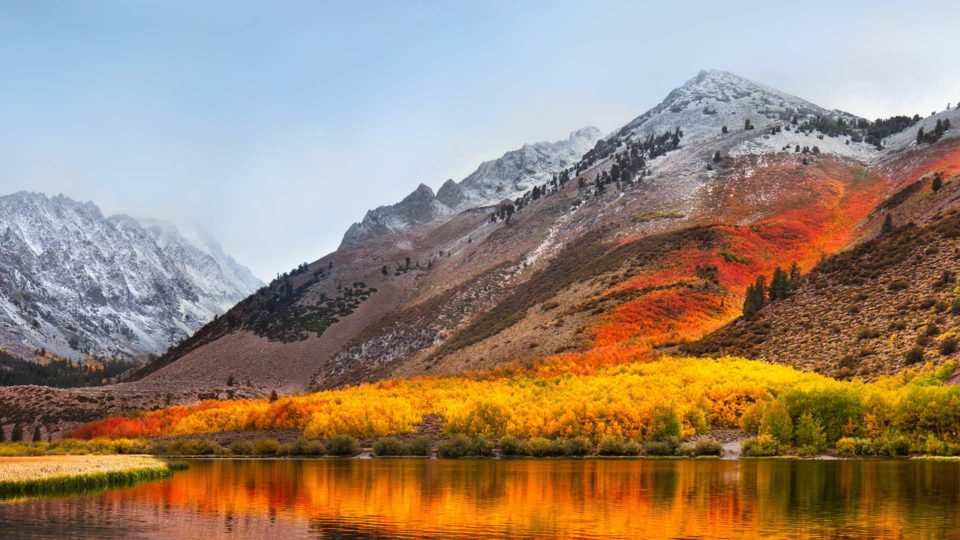
#> input picture inversion/photo.jpg, 960 x 540 px
$ jupyter execute --allow-errors train.ipynb   (shell and % lines are left out)   (older library calls are emulated)
#> lines starting #> are read from the running program, lines starting #| are printed output that depends on the picture
### inversion/instaFilters.py
import numpy as np
import skimage
from skimage import io, filters


# [5 lines left out: function channel_adjust, not called in this run]

def split_image_into_channels(image):
    """Look at each image separately"""
    red_channel = image[:, :, 0]
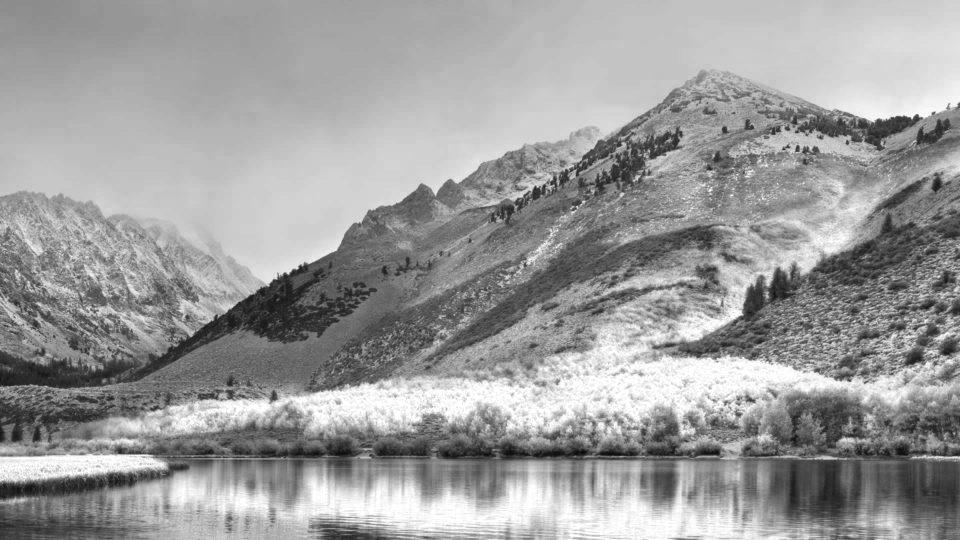
#> red_channel: shape (540, 960) float64; min 0.0235, max 1, mean 0.612
    green_channel = image[:, :, 1]
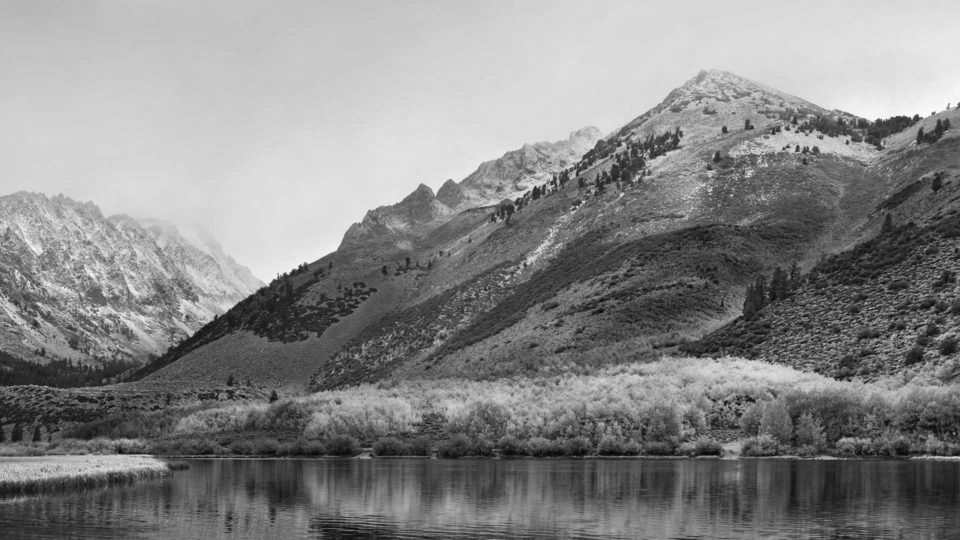
#> green_channel: shape (540, 960) float64; min 0, max 1, mean 0.529
    blue_channel = image[:, :, 2]
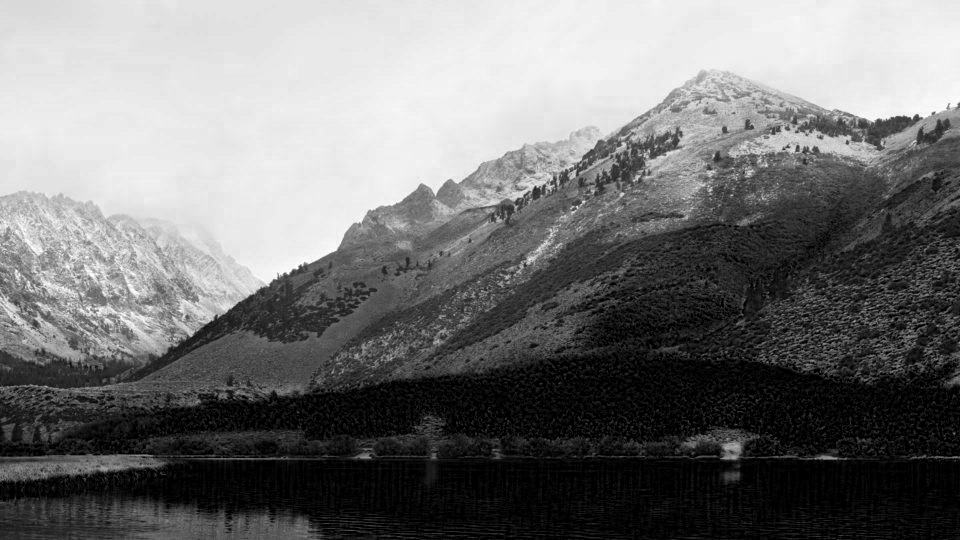
#> blue_channel: shape (540, 960) float64; min 0, max 1, mean 0.453
    return red_channel, green_channel, blue_channel


def merge_channels(red, green, blue):
    """Merge channels back into an image"""
    return np.stack([red, green, blue], axis=2)


# [5 lines left out: function sharpen, not called in this run]


def channel_adjust(channel, values):
    # preserve the original size, so we can reconstruct at the end
    orig_size = channel.shape
#> orig_size = (540, 960)
    # flatten the image into a single array
    flat_channel = channel.flatten()

    # this magical numpy function takes the values in flat_channel
    # and maps it from its range in [0, 1] to its new squeezed and
    # stretched range
    adjusted = np.interp(flat_channel, np.linspace(0, 1, len(values)), values)

    # put back into the original image shape
    return adjusted.reshape(orig_size)
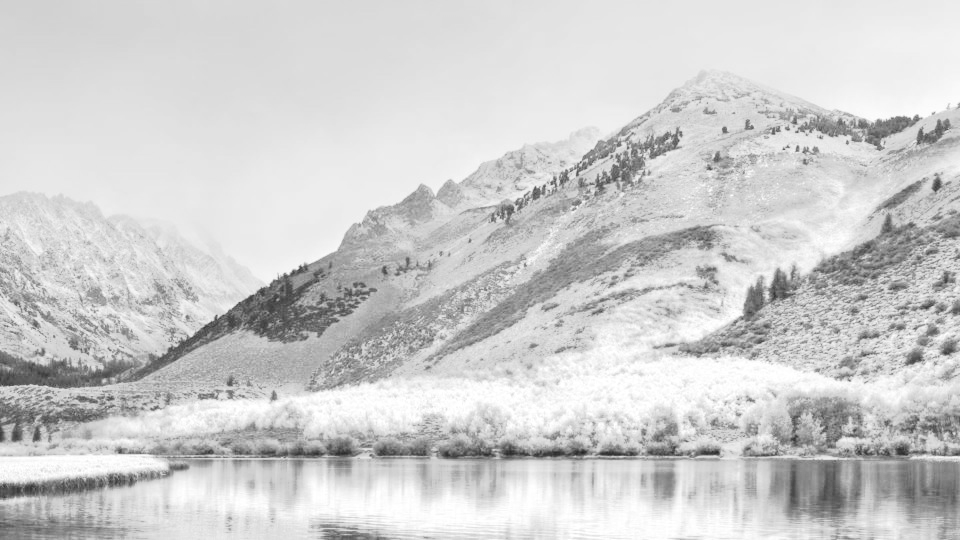
#> returned value: shape (540, 960) float64; min 0.138, max 1, mean 0.808

def contrast_adjust(image, values):
    r, g, b = split_image_into_channels(image)
    r = channel_adjust(r, values)
    g = channel_adjust(g, values)
#> in channel_adjust (call 2), `return adjusted.reshape(orig_size)`:
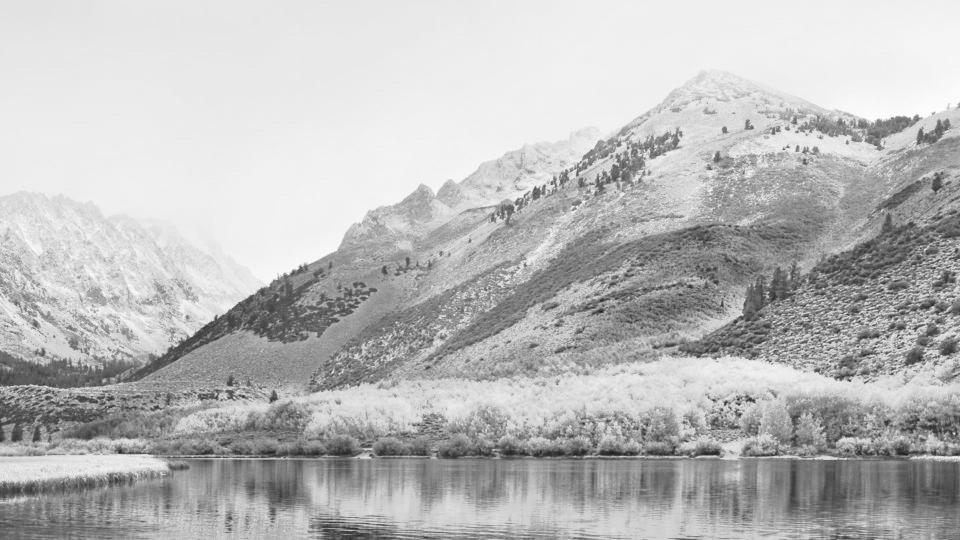
#> returned value: shape (540, 960) float64; min 0.1, max 1, mean 0.731
    b = channel_adjust(b, values)
#> in channel_adjust (call 3), `return adjusted.reshape(orig_size)`:
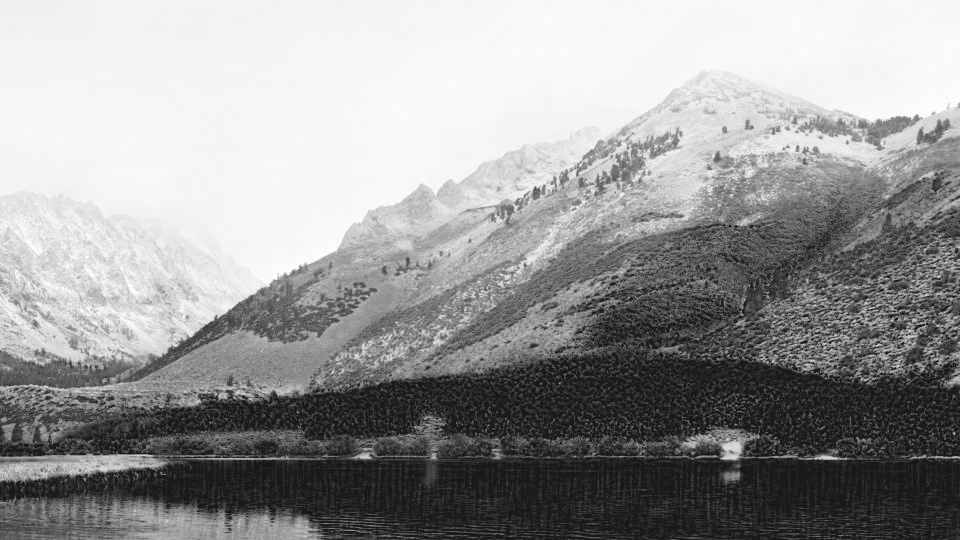
#> returned value: shape (540, 960) float64; min 0.1, max 1, mean 0.596
    adjusted_im = merge_channels(r, g, b)
#> in merge_channels, `return np.stack([red, green, blue], axis=2)`:
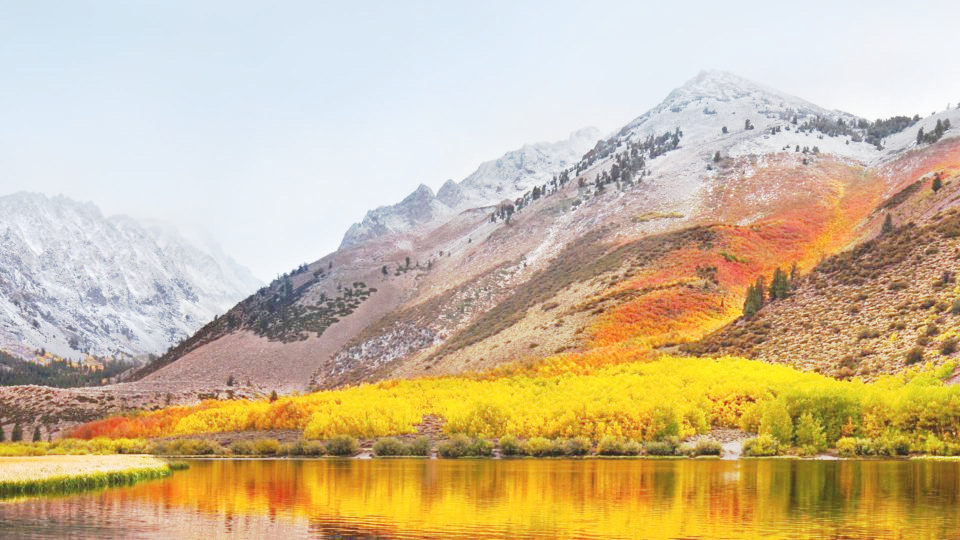
#> returned value: shape (540, 960, 3) float64; mean of channels 0, 1, 2 0.808, 0.731, 0.596; drawn as R, G, B
    return adjusted_im

from skimage import color
# [77 lines left out: functions change_saturation, gotham, clarendon, gingham, juno, lark, not called in this run]

def reyes(image):
    #Reyes filter
    original_image = skimage.img_as_float(image)
    im = original_image
    #im = change_saturation(im, 1.5)
    im = contrast_adjust(im, [0.1, 0.5, 0.8, 0.9, 1])
    r, g, b = split_image_into_channels(im)
    r = channel_adjust(r, [0.0, 0.25, 0.55, 0.76, 1])
    g = channel_adjust(g, [0.0, 0.25, 0.50, 0.75, 0.97])
    b = channel_adjust(b, [0.0, 0.22, 0.5, 0.75, .9])
#> in channel_adjust (call 6), `return adjusted.reshape(orig_size)`:
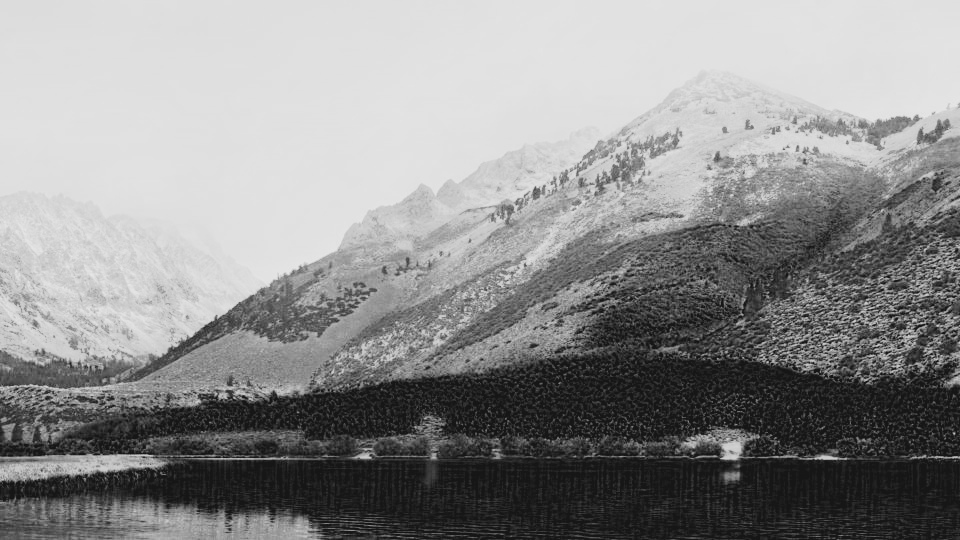
#> returned value: shape (540, 960) float64; min 0.088, max 0.9, mean 0.557
    im = merge_channels(r, g, b)
#> in merge_channels (call 2), `return np.stack([red, green, blue], axis=2)`:
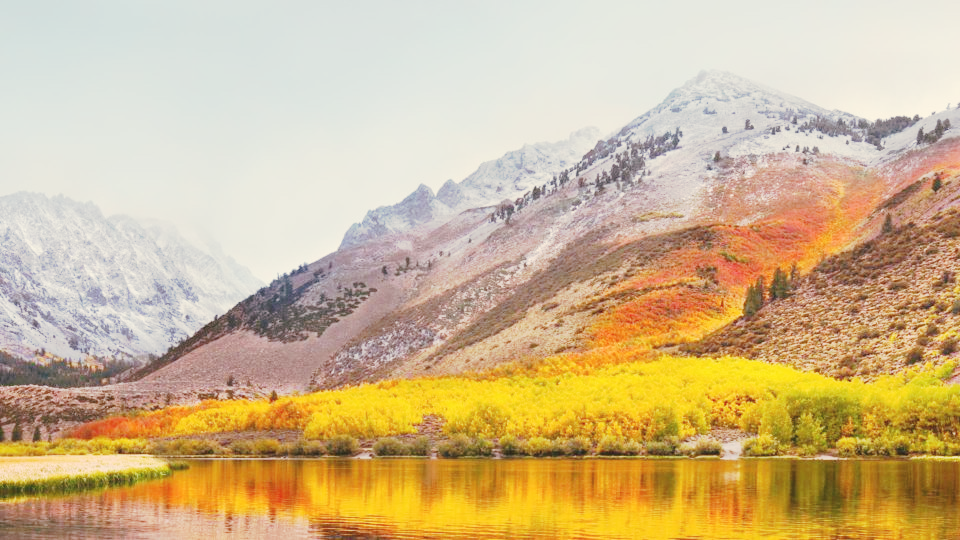
#> returned value: shape (540, 960, 3) float64; mean of channels 0, 1, 2 0.819, 0.722, 0.557; drawn as R, G, B
    return im

### inversion/train.ipynb
[cell 1]
from skimage.io import imread
from skimage import img_as_float
from matplotlib import pyplot as plt
from instaFilters import * # Import Chunlok's Filters

#> (the rest of this cell did not finish here and is left out)

[cell 2]
f = reyes
f_name = "reyes"

#> (a cell that did not finish here is left out)

#> (a cell that did not finish here is left out)

#> (a cell that did not finish here is left out)

[cell 6]
def plot_history(history):
    plt.figure()
    plt.xlabel('Epoch')
    plt.ylabel('Mean Abs Error')
    plt.plot(history.epoch, np.array(history.history['mean_absolute_error']),
           label='Train Loss')
    plt.plot(history.epoch, np.array(history.history['val_mean_absolute_error']),
           label = 'Val loss')
    plt.legend()

#> (a cell that did not finish here is left out)

[cell 8]
# Okay, so our model is trained. Now we test on an existing image.
# First we load and show the original image:
# Load the unfiltered image
im = img_as_float(imread("photo.jpg"))
plt.imshow(im)
plt.show()
